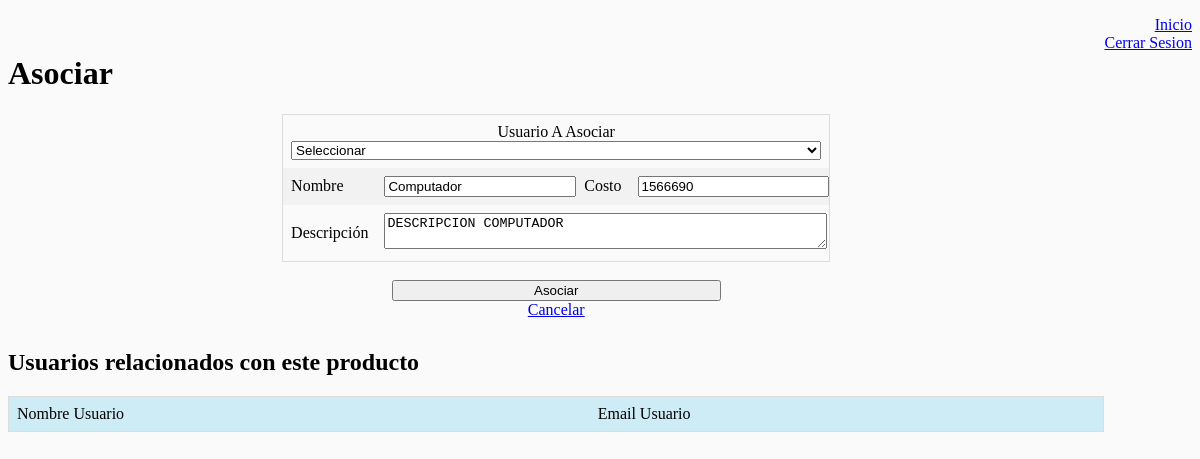
Screenshot of /?c=producto&a=Asociar&idProducto=8 (signed in) with the database file from the repository.
### tables this page shows
CREATE TABLE `goods` (
  `pro_id` int(10) NOT NULL,
  `name` varchar(50) NOT NULL,
  `value` float NOT NULL,
  `description` text NOT NULL
);

### controller/producto.controller.php (called while the page is built, shortened)
<?php
require_once "model/producto.php";
class ProductoController{
    private $model;
    public function __CONSTRUCT(){
       $this->model=new Producto();
    }
    public function Asociar(){
         $titulo = "Asociar";
         $p=$this->model->Obtener($_GET['idProducto']);
        require_once "view/header.php";
        require_once "view/producto/asociar.php";
        require_once "view/footer.php";
    }
}

### model/database.php (called while the page is built, shortened)
<?php
class Database{
    public static function Conectar(){
        try{
            $conexion = new PDO('mysql:host='.self::server.';dbname='.self::dbname,self::dbuser,self::dbpass);
            $conexion->setAttribute(PDO::ATTR_ERRMODE, PDO::ERRMODE_EXCEPTION);
            return $conexion;
        }catch(PDOException $e){
            return "Error: ".$e->getMessage();
        }
    }
}

### model/producto.php (called while the page is built, shortened)
<?php
class Producto{
    private $pdo;
    private $name;
    private $value;
    private $description;
    public function __CONSTRUCT(){
        $this->pdo= Database::Conectar();
    }
        function setPro_nom(string $nom){
        $this->name=$nom;
    }
        function getPro_nom():?string{
        return $this->name;
    }
    function setPro_cos(float $cos){
        $this->value=$cos;
    }
        function getPro_cos():?float{
        return $this->value;
    }
    function setPro_desc(string $desc){
        $this->description=$desc;
    }
     function getPro_desc():?string{
        return $this->description;
    }
    public function Obtener($id){
        try{
        $consulta="SELECT * FROM goods WHERE pro_id=?";
        $sentencia=$this->pdo->prepare($consulta);
        $sentencia->execute(array($id));
        $r = $sentencia->fetch(PDO::FETCH_OBJ);
        $p = new Producto();
        $p->setPro_id($r->pro_id);
        $p->setPro_nom($r->name);
        $p->setPro_cos($r->value);
        $p->setPro_desc($r->description);
        return $p;
        }catch(Exception $e){
            die($e->getMessager());
        }
    }
}

### view/producto/asociar.php (the view, shortened to what this page needs)
<h1><?=$titulo?></h1>
<form action="?c=producto&a=asociarGuarda" method="POST"  enctype="multipart/form-data">
    <center>
        <table style="width: 50%;">
            <tr>
                <td colspan="4">
                   <center>Usuario A Asociar</center>
                    <select name="userId" id="userId" required>
                        <option value="">Seleccionar</option>
                    </select></td>
            </tr>
            <tr>
                <td>Nombre</td>
                <td><input type="text" id="Nombre" name="Nombre" required="required" value="<?=$p->getPro_nom()?>"></td>
                <td>Costo</td>
                <td><input type="text" id="Costo" name="Costo" required="required" value="<?=$p->getPro_cos()?>"></td>
            </tr>
            <tr >
                <td>Descripción</td>
                <td colspan="3"><textarea id="Descripcion" name="Descripcion" required="required" placeholder="Descripción" style="width: 100%;"><?=utf8_encode($p->getPro_desc())?></textarea></td>
            </tr>
        </table>
        <br>
        <input type="submit" id="Asociar" name="Asociar" value="<?=$titulo?>" style="width: 30%;"><br>
        <a href="?c=producto">Cancelar</a>
    </center>
</form>
<section style="margin-top: 30px;">
    <h1>Usuarios relacionados con este producto</h1>
    <table>
        <thead>
        <tr>
            <td>Nombre Usuario</td>
            <td>Email Usuario</td>
        </tr>
        </thead>
    </table>
</section>

### assets/css/main.css (style rules this page uses)
body { background-color: #FAFAFA; }
table { border-collapse: collapse; border-spacing: 0; width: 100%; border: 1px solid #ddd; }
th, td { text-align: left; padding: 8px; }
tr:nth-child(even) { background-color: #f2f2f2 }
thead { background-color: #CEECF5; }
input,select { width: 100%; }

### rows the page displays
goods: Nombre "Computador", Costo "1566690", Descripcion "DESCRIPCION COMPUTADOR"

### other values shown
$titulo "Asociar"
